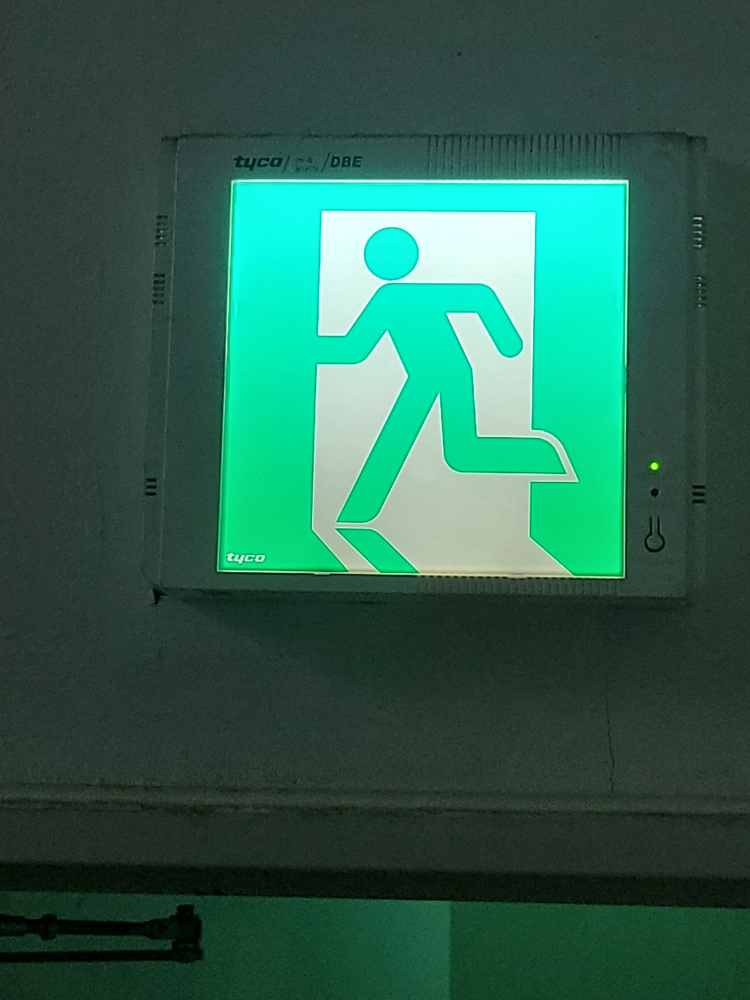
#> input picture exit1.jpg, 3000 x 4000 px (shown at 1/4 size)
$ python TermProject.py
#> lines starting #> are read from the running program, lines starting #| are printed output that depends on the picture; after the words box and inside, x2 and y2 are one past the last pixel; in counts of white or black regions, pixels touching at a corner belong together
import cv2
import numpy as np

#1
src1 = cv2.imread('./exit1.jpg')
#> src1 is the input picture: shape (4000, 3000, 3); mean B, G, R 79, 95.8, 44.5
src1 = cv2.resize(src1, dsize=(0, 0),
                 fx=0.3, fy=0.2, interpolation=cv2.INTER_AREA)
#> src1: shape (800, 900, 3)
src2 = src1.copy()

#2
gray = cv2.cvtColor(src1, cv2.COLOR_RGB2GRAY)
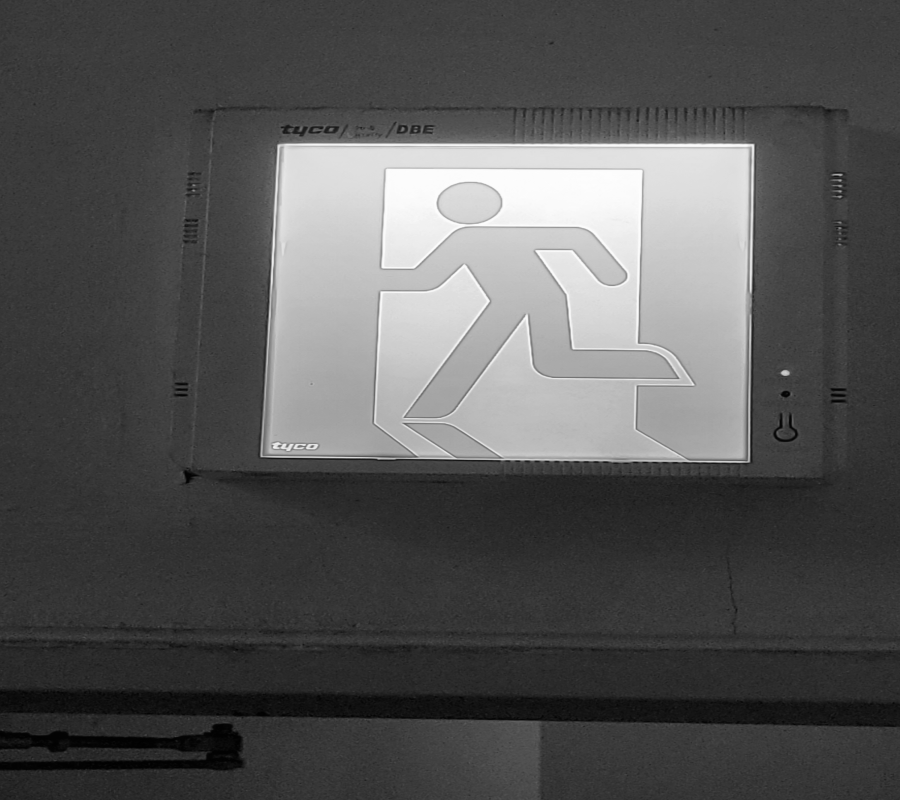
#> gray: shape (800, 900); min 1, max 253, mean 84.9
ret, binary = cv2.threshold(gray, 127, 255, cv2.THRESH_BINARY)
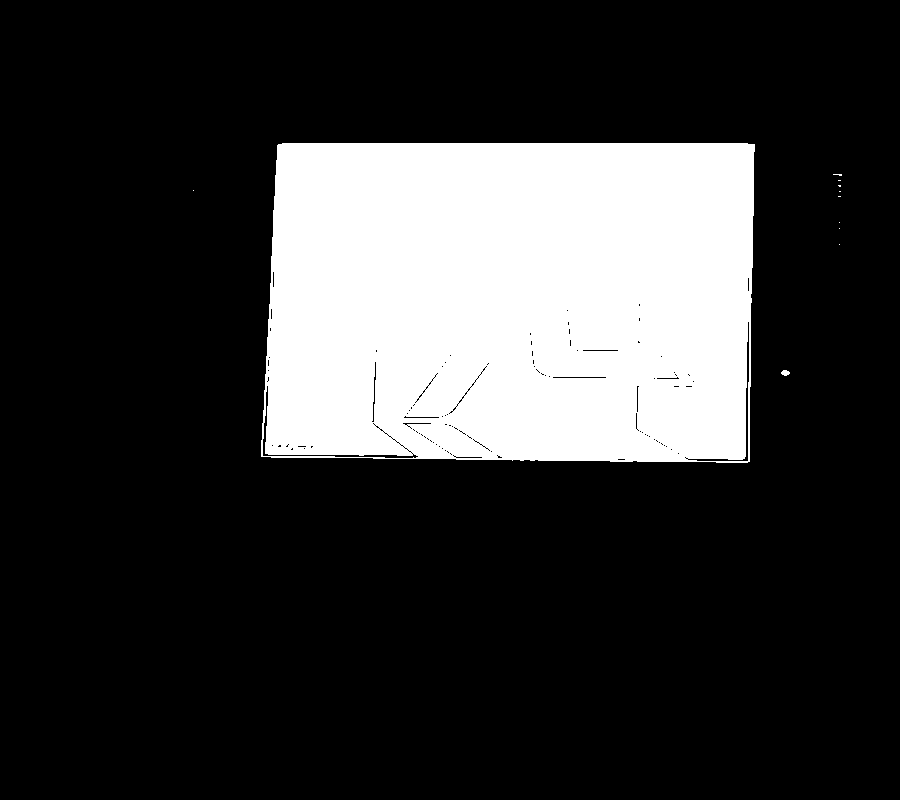
#> binary: shape (800, 900); 21.1% white; 11 white regions (9 under 20 px), largest, box (x1, y1, x2, y2) and area: (261, 143, 755, 463) 151660, (781, 370, 790, 376) 39
binary = cv2.bitwise_not(binary)
#> binary: shape (800, 900); 78.9% white; 11 black regions (9 under 20 px)

contours, hierarchy = cv2.findContours(binary,
                                       cv2.RETR_CCOMP, cv2.CHAIN_APPROX_NONE)
#> contours = 114 contours, 108 with area under 20; largest, box (x1, y1, x2, y2) and area: (0, 0, 900, 800) 718301, (260, 142, 756, 464) 153896, (263, 386, 418, 458) 156, (685, 322, 749, 461) 150, (780, 369, 791, 377) 49, (832, 173, 843, 177) 22

cv2.putText(src1, "Exit", (100,100), cv2.FONT_HERSHEY_SIMPLEX, 2, (0,255,255), 10)
#> src1: shape (800, 900, 3); mean B, G, R 78.7, 96.7, 45.4
for i in range(len(contours)):
    cv2.drawContours(src1, [contours[i]], 0, (255, 0, 0), 3)
#> this loop made 114 passes
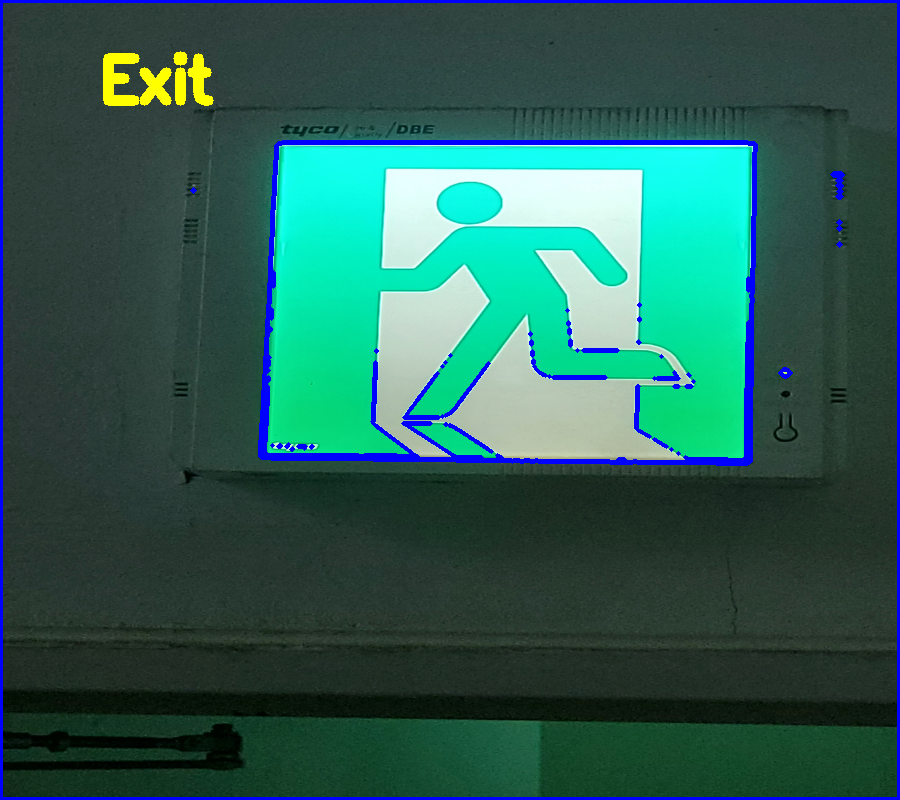
#> src1: shape (800, 900, 3); mean B, G, R 84.3, 92.8, 43.8

#3
dst = cv2.medianBlur(src1, ksize=5)
kernel = cv2.getStructuringElement(shape = cv2.MORPH_RECT, ksize=(3,3))
#> kernel = [[1, 1, 1], [1, 1, 1], [1, 1, 1]]
erode = cv2.erode(dst, kernel, iterations=20)
dilate = cv2.dilate(erode, kernel, iterations=10)
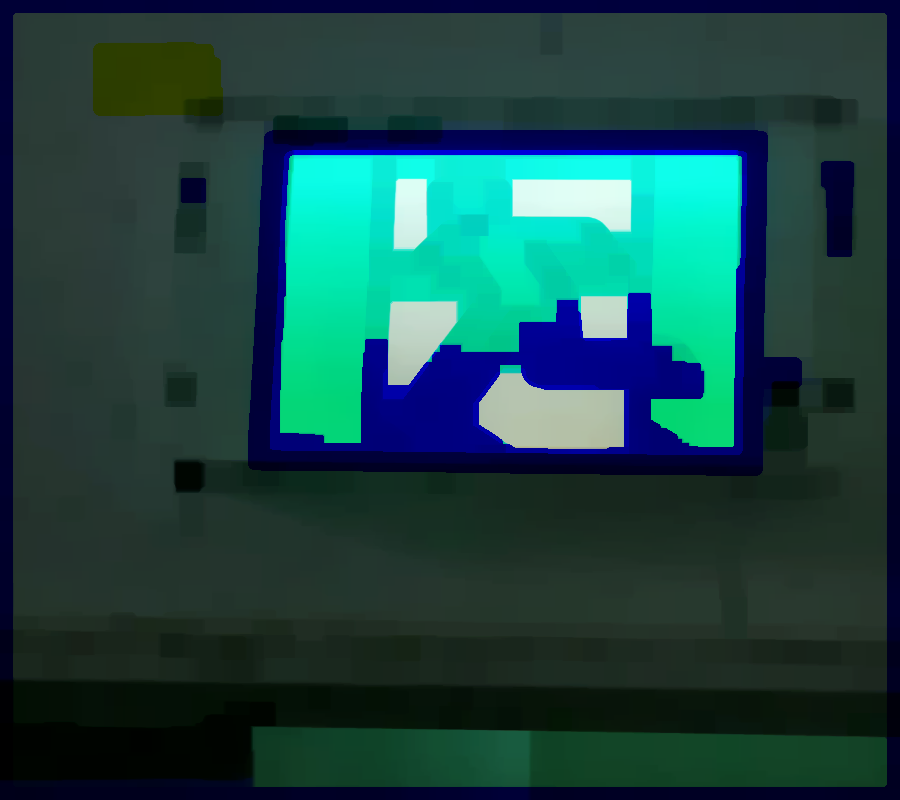
#> dilate: shape (800, 900, 3); mean B, G, R 68.3, 68.6, 27.2
erode2 = cv2.erode(dilate, kernel, iterations=10)

#4
hsv = cv2.cvtColor(erode2, cv2.COLOR_BGR2HSV)
#> hsv: shape (800, 900, 3); mean H, S, V 86.3, 169.1, 72.4
lower_green = (70, 30, 100)
upper_green = (120, 255, 255)
mask1 = cv2.inRange(hsv, lower_green, upper_green)
#> mask1: shape (800, 900); 16.7% white; 1 white region, box (x1, y1, x2, y2) and area: (280, 158, 737, 445) 120095

#5
src1[mask1>0] = (0, 255, 255)
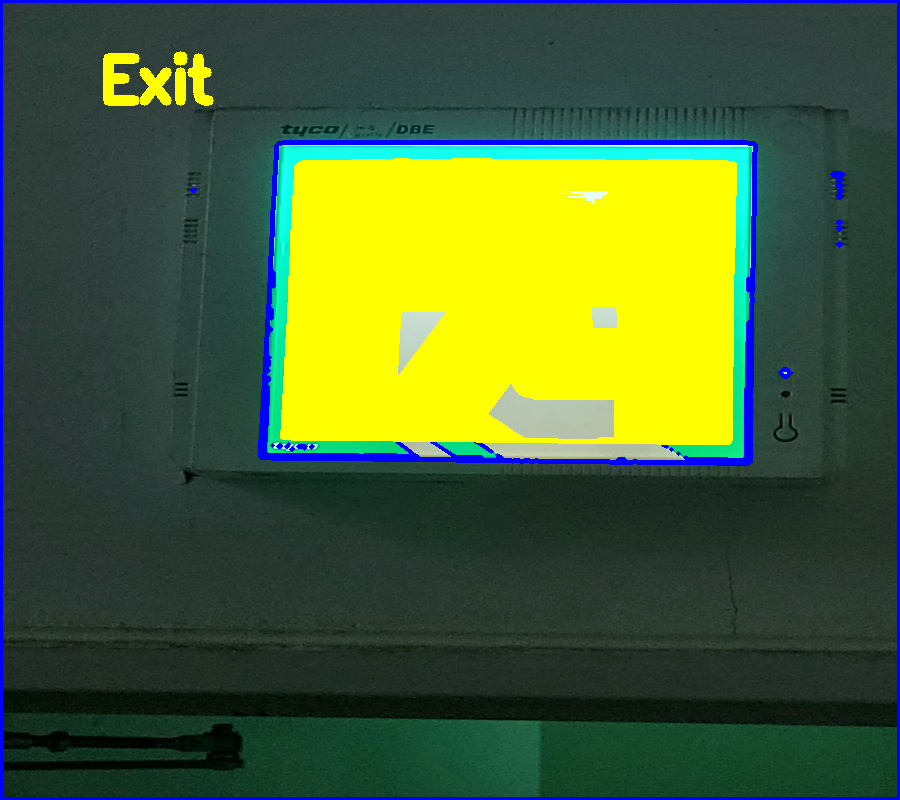
#> src1: shape (800, 900, 3); 16.68% of pixels changed, all inside (x1, y1, x2, y2) = (280, 158, 737, 445)
bit_and1 = cv2.bitwise_and(src1, src1, mask = mask1)
bit_and2 = cv2.bitwise_and(src2, src2, mask = mask1)
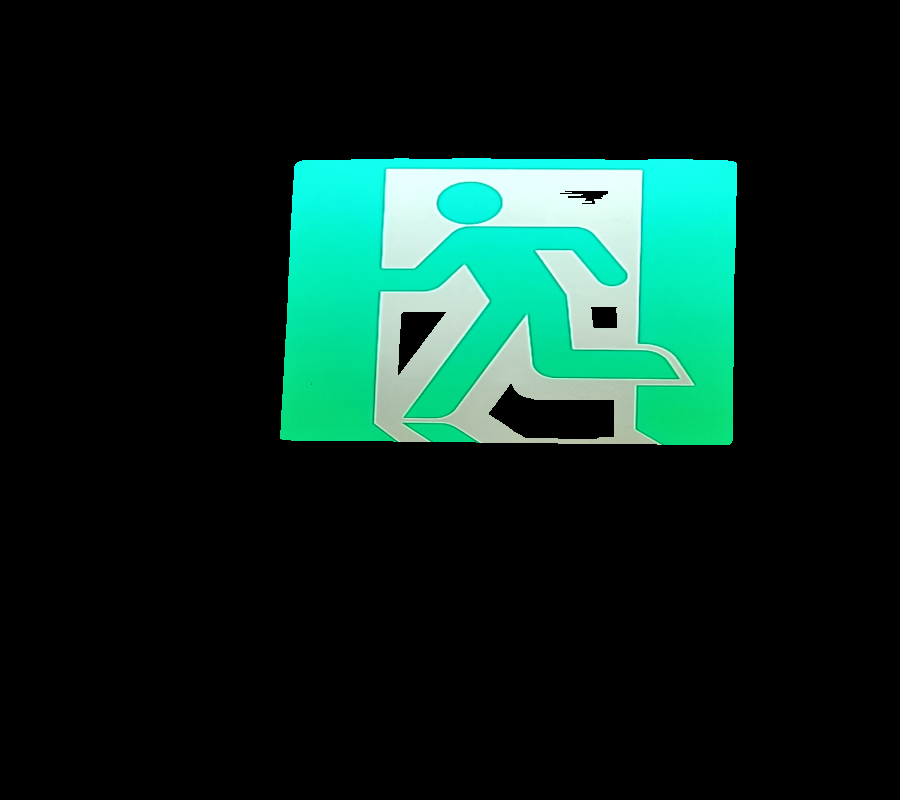
#> bit_and2: shape (800, 900, 3); mean B, G, R 31.5, 38.4, 11.9

#6
cv2.imshow('src1', src1)
cv2.imshow('src2', src2)
cv2.imshow('mask1', mask1)
cv2.imshow('bit_and1', bit_and1)
cv2.imshow('bit_and2', bit_and2)

cv2.waitKey()
cv2.destroyAllWindows()

$ run again, with exit2.jpg copied over exit1.jpg
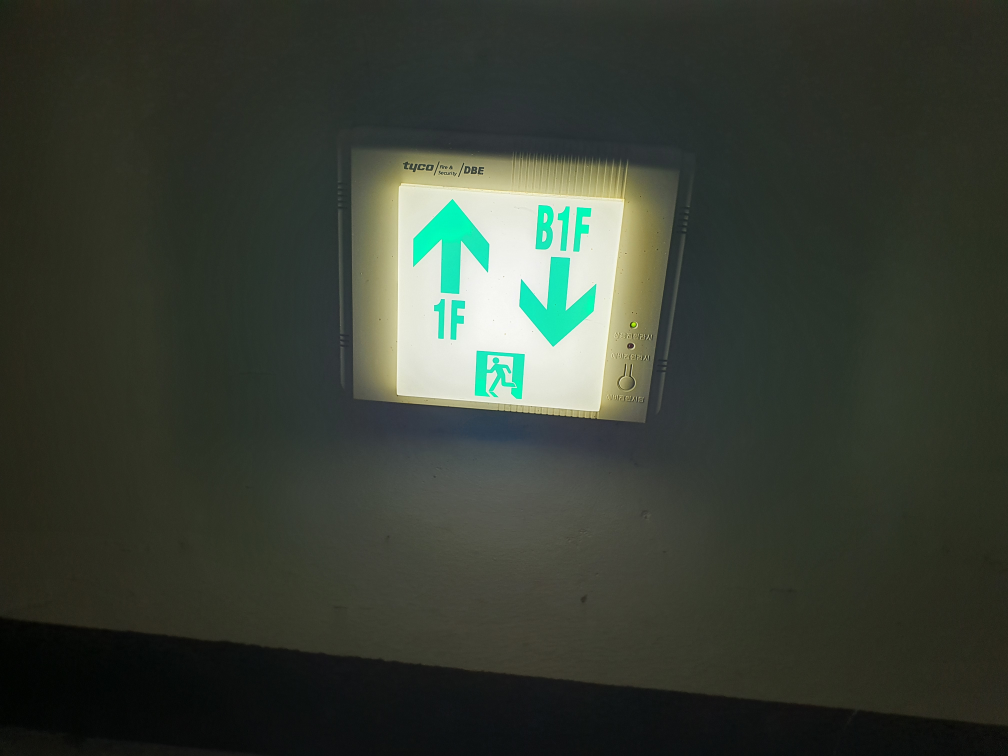
#> input picture exit2.jpg, 4032 x 3024 px (shown at 1/4 size)
#> src1 is the input picture: shape (3024, 4032, 3); mean B, G, R 52.1, 62.2, 55.7
#> contours = 104 contours, 99 with area under 20; largest, box (x1, y1, x2, y2) and area: (0, 0, 1210, 605) 730236, (446, 126, 772, 336) 59788, (557, 133, 573, 139) 60, (752, 274, 761, 280) 26, (756, 290, 761, 302) 24
#> the loop `for i in range(len(contours)):` made 104 passes
#> after the loop `for i in range(len(contours)):`:
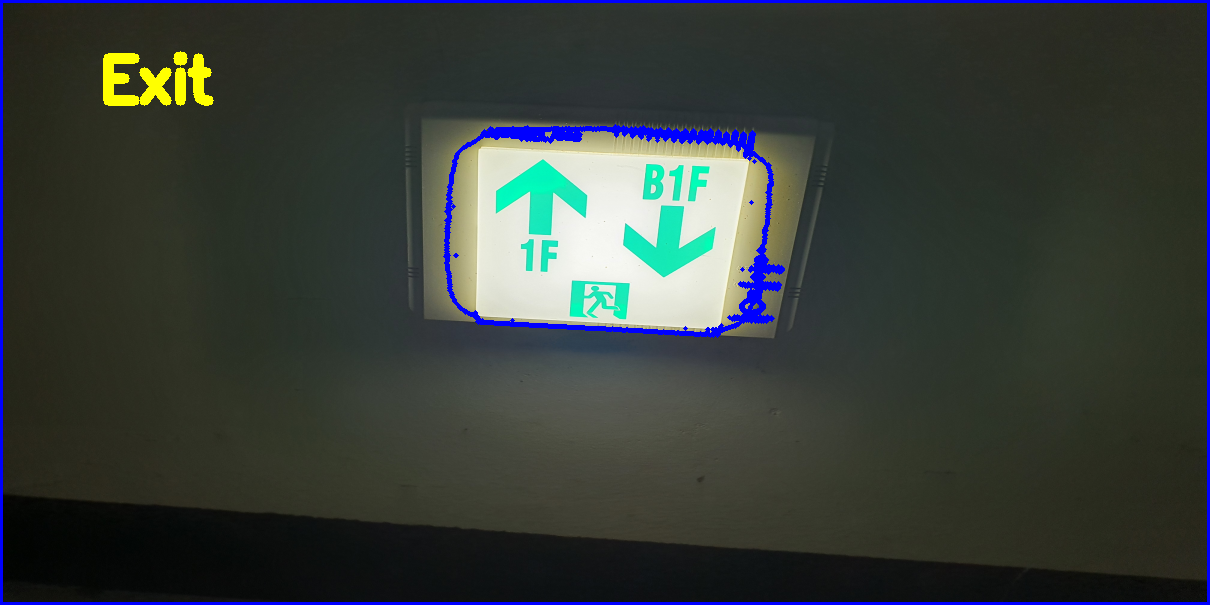
#> src1: shape (605, 1210, 3); mean B, G, R 57.1, 61.2, 54.8
#> kernel = [[1, 1, 1], [1, 1, 1], [1, 1, 1]]
#> hsv: shape (605, 1210, 3); mean H, S, V 66.8, 106.2, 52.3
#> mask1: shape (605, 1210); 5.1% white; 1 white region, box (x1, y1, x2, y2) and area: (465, 147, 745, 316) 37490
#> `bit_and2 = cv2.bitwise_and(src2, src2, mask = mask1)`:
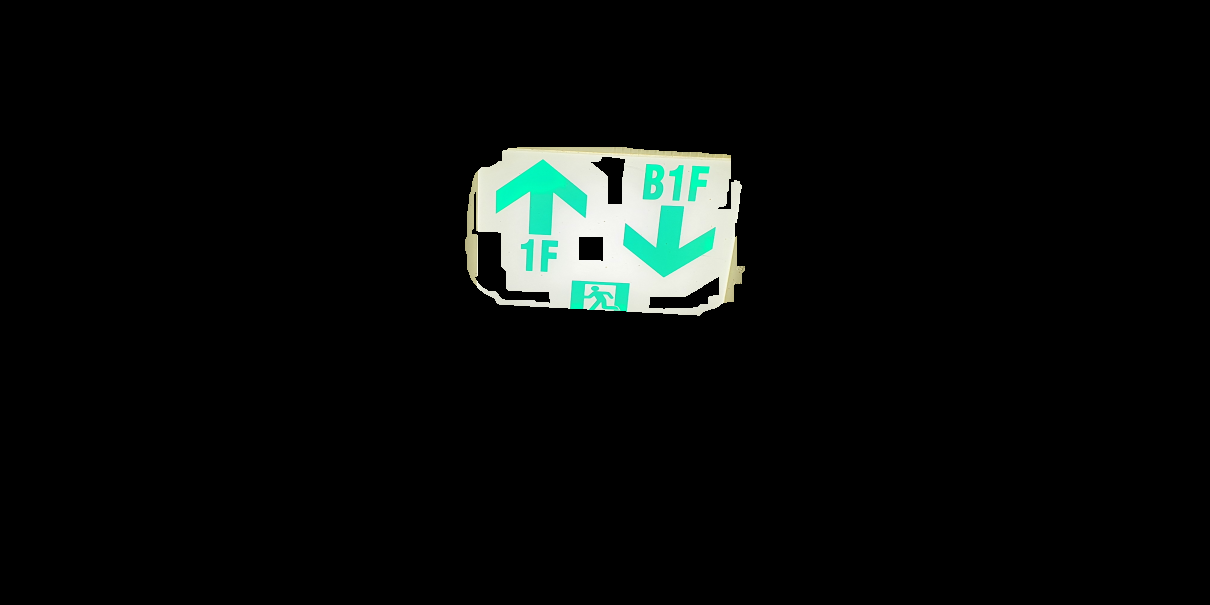
#> bit_and2: shape (605, 1210, 3); mean B, G, R 10.7, 11.9, 9.1
